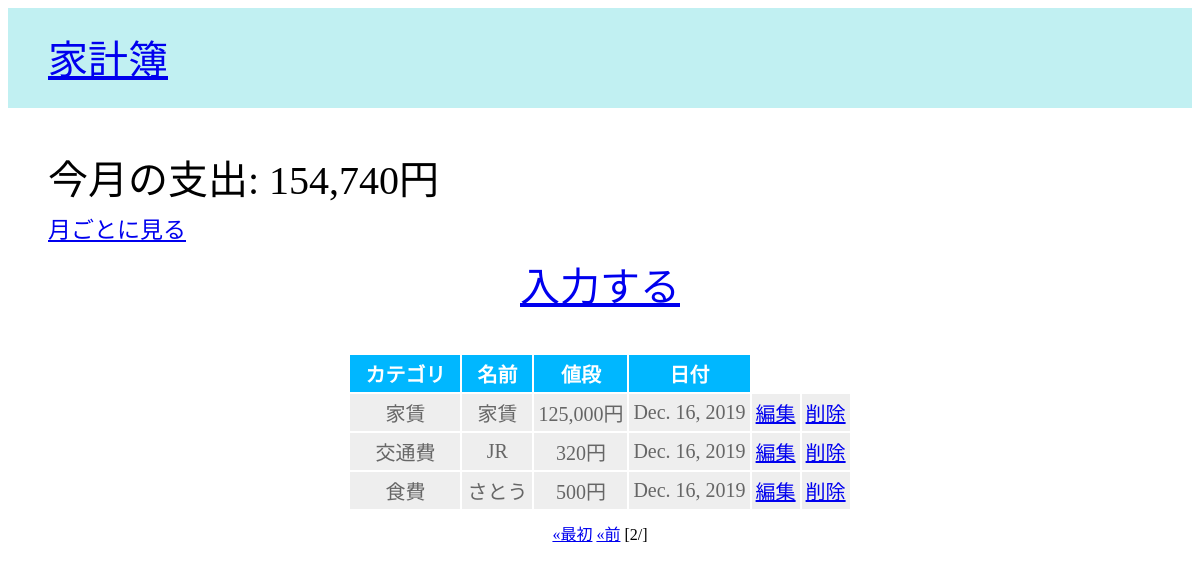
The page /account/2 on the database its author committed.
### account/models.py (models this page shows, shortened)
class OutGo(models.Model):
    CATEGORY = [
        ('その他', 'その他'),
        ('食費', '食費'),
        ('光熱費', '光熱費'),
        ('家賃', '家賃'),
        ('交際費', '交際費'),
        ('日用品', '日用品'),
        ('通信料', '通信料'),
        ('交通費', '交通費'),
        ('ファッション', 'ファッション'),
        ('趣味', '趣味'),
    ]
    category = models.CharField('カテゴリ', max_length=10, choices=CATEGORY)
    name = models.CharField('買った物', max_length=100)
    price = models.IntegerField('値段', default=0)
    created_at = models.DateField('日付', default=timezone.now)
    class Meta:
        db_table = 'outgo'
        verbose_name = verbose_name_plural = '支出'

### account/views.py (the view)
# urls.py: path('', views.index, name='index'),
def index(request, num=1):
    data = OutGo.objects.all().order_by('id').reverse()
    page = Paginator(data, 10)
    today = str(timezone.now()).split('-')
    month = today[1]
    price = OutGo.objects.filter(created_at__month=month)\
        .aggregate(Sum('price'))
    price_sum = '{:,}'.format(price['price__sum'])
    msg = '今月の支出: ' + price_sum + '円'
    params = {
        'title': '家計簿',
        'data': page.get_page(num),
        'message': msg,
    }
    return render(request, 'account/index.html', params)

### account/templates/account/index.html (shortened to what this page needs)
{% extends "account/base.html" %}
{% load humanize %}
{% block contents %}
<div class="find"><a href="{% url 'find' %}">月ごとに見る</a></div>
<div class="create"><a href="{% url 'create' %}">入力する</a></div>
{% endblock %}
{% block table %}
<table>
    <tr>
        <th>カテゴリ</th>
        <th>名前</th>
        <th>値段</th>
        <th>日付</th>
    </tr>
    {% for item in data %}
    <tr>
        <td>{{ item.category }}</td>
        <td>{{ item.name }}</td>
        <td>{{ item.price|intcomma }}円</td>
        <td>{{ item.created_at }}</td>
        <td><a href="{% url 'edit' item.id %}">編集</a></td>
        <td><a href="{% url 'delete' item.id %}">削除</a></td>
    </tr>
    {% endfor %}
</table>
{% endblock %}
{% block pagination %}
<div class="pagination">
    {% if data.has_previous %}
    <a href="{% url 'index' %}">&laquo;最初</a>
    <a href="{% url 'index' %}{{ data.previous_page_number }}">&laquo;前</a>
    {% endif %}
    <span calss="current">
        [{{ data.number }}/{{ data.paginator.num_page }}]
    </span>
</div>
{% endblock %}

### account/static/account/style.css (style rules this page uses)
body { font-family: "Avenir Next"; }
table { margin: 40px auto 10px auto; font-size: 20px; text-align: center; }
table tr th { background-color: rgb(0, 183, 255); color: white; padding: 4px 15px; border-width: 2px; }
table tr td { background-color: #eee; color: #666; padding: 4px; border-width: 4px; }
.pagination { margin: 10px auto; text-align: center; }
.find { padding-left: 40px; font-size: 23px; }
.create { margin-top: 10px; font-size: 40px; text-align: center; }

### rows shown on the page
OutGo: category "家賃", name "家賃", price "125,000", created_at "Dec. 16, 2019"
OutGo: category "交通費", name "JR", price "320", created_at "Dec. 16, 2019"
OutGo: category "食費", name "さとう", price "500", created_at "Dec. 16, 2019"

### other values the page prints
{{ title }} "家計簿"
{{ message|safe }} "今月の支出: 154,740円"
{{ data.number }} "2"
